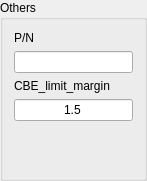
   <widget class="QGroupBox" name="others_groupBox">
    <property name="geometry">
     <rect>
      <x>150</x>
      <y>560</y>
      <width>147</width>
      <height>181</height>
     </rect>
    </property>
    <property name="title">
     <string>Others</string>
    </property>
    <layout class="QVBoxLayout" name="verticalLayout_13">
     <item>
      <widget class="QLabel" name="pn_label">
       <property name="sizePolicy">
        <sizepolicy hsizetype="Preferred" vsizetype="Fixed">
         <horstretch>0</horstretch>
         <verstretch>0</verstretch>
        </sizepolicy>
       </property>
       <property name="text">
        <string>P/N</string>
       </property>
       <property name="alignment">
        <set>Qt::AlignLeading|Qt::AlignLeft|Qt::AlignVCenter</set>
       </property>
      </widget>
     </item>
     <item>
      <widget class="QLineEdit" name="pn_lineEdit">
       <property name="text">
        <string/>
       </property>
       <property name="alignment">
        <set>Qt::AlignCenter</set>
       </property>
      </widget>
     </item>
     <item>
      <widget class="QLabel" name="cbe_margin_label">
       <property name="sizePolicy">
        <sizepolicy hsizetype="Preferred" vsizetype="Fixed">
         <horstretch>0</horstretch>
         <verstretch>0</verstretch>
        </sizepolicy>
       </property>
       <property name="text">
        <string>CBE_limit_margin</string>
       </property>
       <property name="alignment">
        <set>Qt::AlignLeading|Qt::AlignLeft|Qt::AlignVCenter</set>
       </property>
      </widget>
     </item>
     <item>
      <widget class="QLineEdit" name="cbe_margin">
       <property name="text">
        <string>1.5</string>
       </property>
       <property name="alignment">
        <set>Qt::AlignCenter</set>
       </property>
      </widget>
     </item>
     <item>
      <spacer name="verticalSpacer">
       <property name="orientation">
        <enum>Qt::Vertical</enum>
       </property>
       <property name="sizeType">
        <enum>QSizePolicy::Expanding</enum>
       </property>
       <property name="sizeHint" stdset="0">
        <size>
         <width>20</width>
         <height>40</height>
        </size>
       </property>
      </spacer>
     </item>
    </layout>
   </widget>
